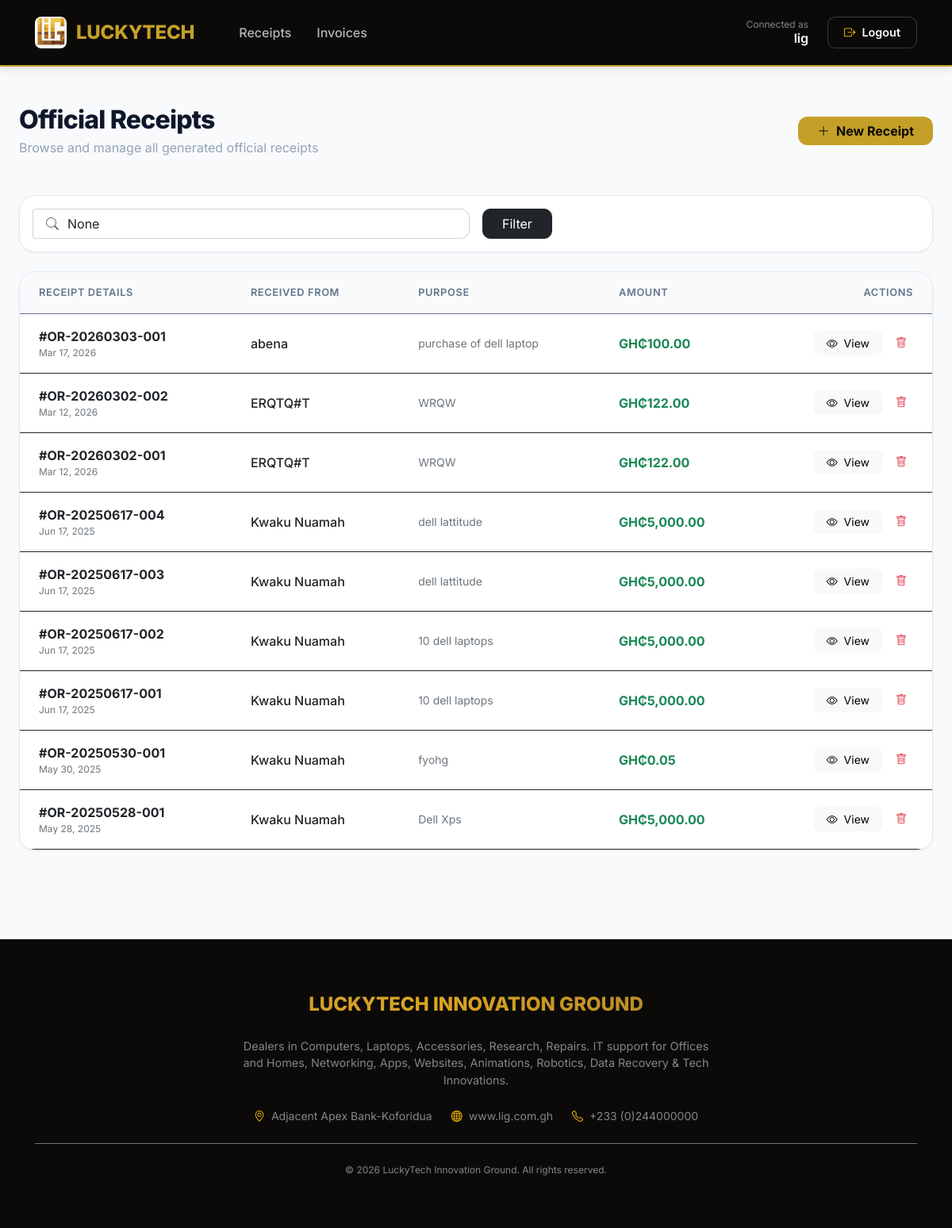
Page /receipts/ (signed in) on the committed database.
### home/models.py (models this page shows, shortened)
class OfficialReceipt(models.Model):
    receipt_number = models.CharField(max_length=20, unique=True, editable=False)
    date_created = models.DateTimeField(default=timezone.now)
    date = models.DateField()
    received_from = models.CharField(max_length=255)
    amount = models.DecimalField(max_digits=10, decimal_places=2)
    purpose = models.TextField()
    model_no = models.CharField(max_length=100, blank=True, null=True)
    cash_cheque_no = models.CharField(max_length=100, blank=True, null=True)
    serial_no = models.CharField(max_length=100, blank=True, null=True)
    ghc = models.CharField(max_length=100, blank=True, null=True)
    manager_sign = models.CharField(max_length=100, blank=True, null=True)
    created_by = models.CharField(max_length=100, default='System')
    notes = models.TextField(blank=True, null=True)
    class Meta:
        ordering = ['-date_created']
        verbose_name = 'Official Receipt'
        verbose_name_plural = 'Official Receipts'

### home/views.py (the view)
# urls.py: path('receipts/', login_required(views.receipt_list), name='receipt_list'),
def receipt_list(request):
    receipts_list = OfficialReceipt.objects.all()
    search_query = request.GET.get('search')
    if search_query:
        receipts_list = receipts_list.filter(
            Q(receipt_number__icontains=search_query) |
            Q(received_from__icontains=search_query) |
            Q(purpose__icontains=search_query)
        )
    paginator = Paginator(receipts_list, 10)  # Show 10 receipts per page
    page_number = request.GET.get('page')
    receipts = paginator.get_page(page_number)
    return render(request, 'home/receipt_list.html', {
        'receipts': receipts,
        'search_query': search_query
    })

### home/templates/home/receipt_list.html (shortened to what this page needs)
{% extends 'base.html' %}
{% load static humanize %}
{% block content %}
<div class="page-header d-flex justify-content-between align-items-center flex-wrap gap-3">
    <div>
        <h1 class="page-title h2 mb-1">Official Receipts</h1>
        <p class="page-subtitle mb-0">Browse and manage all generated official receipts</p>
    </div>
    <div class="header-actions d-flex gap-2">
        <a href="{% url 'home:official_receipt' %}" class="btn btn-warning fw-700 px-4"
            style="border-radius: 12px; background: var(--primary-gold); border: none; color: var(--charcoal);">
            <i class="bi bi-plus-lg me-2"></i>New Receipt
        </a>
    </div>
</div>
<div class="dashboard-card mb-4 p-3">
    <form method="get" class="row g-3 align-items-center">
        <div class="col-md-8 col-lg-6">
            <div class="input-group">
                <span class="input-group-text bg-white border-end-0 text-muted ps-3">
                    <i class="bi bi-search"></i>
                </span>
                <input type="text" name="search" class="form-control border-start-0 ps-0"
                    placeholder="Search by recipient, number, or purpose..." value="{{ search_query }}"
                    style="border-radius: 0 12px 12px 0;">
            </div>
        </div>
        <div class="col-md-4 col-lg-3 d-flex gap-2">
            <button type="submit" class="btn btn-dark px-4" style="border-radius: 10px;">Filter</button>
        </div>
    </form>
</div>
{% if receipts %}
<div class="dashboard-card p-0 overflow-hidden">
    <div class="table-responsive">
        <table class="table table-hover align-middle mb-0 activity-table border-0" style="border-radius: 0;">
            <thead class="bg-light">
                <tr>
                    <th class="ps-4">Receipt Details</th>
                    <th>Received From</th>
                    <th>Purpose</th>
                    <th>Amount</th>
                    <th class="text-end pe-4">Actions</th>
                </tr>
            </thead>
            <tbody class="border-top-0">
                {% for receipt in receipts %}
                <tr>
                    <td class="ps-4">
                        <div class="fw-700 text-dark">#{{ receipt.receipt_number }}</div>
                        <div class="text-muted x-small">{{ receipt.date|date:"M d, Y" }}</div>
                    </td>
                    <td>
                        <div class="fw-500">{{ receipt.received_from|truncatechars:35 }}</div>
                    </td>
                    <td>
                        <div class="text-muted small">{{ receipt.purpose|truncatechars:45 }}</div>
                    </td>
                    <td>
                        <div class="fw-700 text-success">GH₵{{ receipt.amount|floatformat:2|intcomma }}</div>
                    </td>
                    <td class="text-end pe-4">
                        <div class="d-flex justify-content-end gap-2">
                            <a href="{% url 'home:receipt_detail' receipt.id %}" class="btn btn-light btn-sm px-3"
                                style="border-radius: 8px;">
                                <i class="bi bi-eye me-1"></i> View
                            </a>
                            <form action="{% url 'home:delete_receipt' receipt.id %}" method="post"
                                style="display:inline;"
                                onsubmit="return confirm('Securely delete this receipt? This action cannot be undone.');">
                                <button type="submit" class="btn btn-outline-danger btn-sm border-0"
                                    style="border-radius: 8px;">
                                    <i class="bi bi-trash"></i>
                                </button>
                            </form>
                        </div>
                    </td>
                </tr>
                {% endfor %}
            </tbody>
        </table>
    </div>
</div>
{% endif %}
{% endblock %}

### templates/base.html (shortened to what this page needs)
<!DOCTYPE html>
<html lang="en">
<head>
    {% load static %}
    <link href="https://cdn.jsdelivr.net/npm/bootstrap@5.1.3/dist/css/bootstrap.min.css" rel="stylesheet">
    <link rel="stylesheet" href="https://cdn.jsdelivr.net/npm/bootstrap-icons@1.8.1/font/bootstrap-icons.css">
</head>
<body>
    <nav class="navbar navbar-expand-lg navbar-dark sticky-top">
        <div class="container-fluid">
            <a class="navbar-brand" href="{% url 'home:index' %}">
                <img src="{% static 'images/logo.jpg' %}" alt="LuckyTech Logo" class="navbar-logo">
                <span>LUCKYTECH</span>
            </a>
            <div class="collapse navbar-collapse" id="navbarNav">
                <ul class="navbar-nav me-auto mb-2 mb-lg-0 ms-lg-4">
                    <li class="nav-item">
                        <a class="nav-link px-3" href="{% url 'home:receipt_list' %}">Receipts</a>
                    </li>
                    <li class="nav-item">
                        <a class="nav-link px-3" href="{% url 'home:invoice_list' %}">Invoices</a>
                    </li>
                </ul>
                <div class="d-flex align-items-center gap-4">
                    <div class="text-white-50 d-none d-lg-block text-end">
                        <small class="d-block mb-0" style="font-size: 0.75rem;">Connected as</small>
                        <div class="text-white fw-600" style="margin-top: -4px;">{{ user.username }}</div>
                    </div>
                    <form method="post" action="{% url 'accounts:logout' %}">
                        <button type="submit" class="logout-btn">
                            <i class="bi bi-box-arrow-right me-2 text-warning"></i>Logout
                        </button>
                    </form>
                </div>
            </div>
        </div>
    </nav>
    <div class="dashboard-wrapper">
        {% block content %}
        {% endblock %}
    </div>
    <footer>
        <div class="container text-center">
            <div class="footer-logo gold-gradient-text">LUCKYTECH INNOVATION GROUND</div>
            <p class="footer-detail mx-auto mb-4">
                Dealers in Computers, Laptops, Accessories, Research, Repairs. IT support for Offices and Homes,
                Networking,
                Apps, Websites, Animations, Robotics, Data Recovery & Tech Innovations.
            </p>
            <div class="d-flex flex-wrap justify-content-center gap-4 text-white-50 small mb-4">
                <span><i class="bi bi-geo-alt me-2 text-warning"></i>Adjacent Apex Bank-Koforidua</span>
                <a href="http://www.lig.com.gh" target="_blank" class="text-white-50 text-decoration-none">
                    <i class="bi bi-globe me-2 text-warning"></i>www.lig.com.gh
                </a>
                <span><i class="bi bi-telephone me-2 text-warning"></i>+233 (0)244000000</span>
            </div>
            <div class="pt-4 border-top border-secondary text-white-50 x-small" style="font-size: 0.75rem;">
                &copy; {% now "Y" %} LuckyTech Innovation Ground. All rights reserved.
            </div>
        </div>
    </footer>
</body>
</html>

### templates/base.html (style rules this page uses)
:root { --primary-gold: #c5a028; --light-gold: #fcf6ba; --dark-gold: #8e6e1d; --charcoal: #0c0a09; --glass-white: rgba(255, 255, 255, 0.03); --border-gold: rgba(191, 149, 63, 0.2); --text-muted: #94a3b8; }
body { font-family: 'Inter', sans-serif; background-color: #f8fafc; color: #1e293b; margin: 0; overflow-x: hidden; }
.navbar { background-color: var(--charcoal); padding: 1rem 2rem; border-bottom: 2px solid var(--primary-gold); box-shadow: 0 4px 12px rgba(0, 0, 0, 0.1); }
.navbar-brand { display: flex; align-items: center; gap: 12px; color: var(--primary-gold) !important; font-weight: 800; letter-spacing: -0.01em; font-size: 1.5rem; }
.navbar-logo { width: 40px; height: 40px; border-radius: 8px; object-fit: contain; }
.nav-link { color: rgba(255, 255, 255, 0.7) !important; font-weight: 500; transition: all 0.2s; }
.logout-btn { background: transparent; border: 1px solid rgba(255, 255, 255, 0.2); color: #f8fafc; padding: 0.5rem 1.25rem; border-radius: 10px; font-size: 0.9rem; font-weight: 600; transition: all 0.2s; }
.dashboard-wrapper { padding: 3rem 1.5rem; max-width: 1400px; margin: 0 auto; }
.page-header { margin-bottom: 3rem; }
.page-title { font-weight: 800; color: #0f172a; letter-spacing: -0.025em; }
.page-subtitle { color: var(--text-muted); font-weight: 400; }
.dashboard-card { background: white; border-radius: 20px; border: 1px solid #e2e8f0; box-shadow: 0 1px 3px rgba(0, 0, 0, 0.05); transition: all 0.3s cubic-bezier(0.4, 0, 0.2, 1); overflow: hidden; height: 100%; text-decoration: none; color: inherit; display: flex; flex-direction: column; }
.activity-table { border-radius: 16px; overflow: hidden; border: 1px solid #e2e8f0; }
.activity-table th { background: #f8fafc; color: #64748b; font-weight: 600; font-size: 0.8rem; text-transform: uppercase; letter-spacing: 0.05em; padding: 1rem 1.5rem; }
.activity-table td { padding: 1rem 1.5rem; vertical-align: middle; }
.gold-gradient-text { background: linear-gradient(135deg, #bf953f 0%, #daa520 45%, #b38728 75%, #aa771c 100%); -webkit-background-clip: text; background-clip: text; -webkit-text-fill-color: transparent; }
footer { background: var(--charcoal); color: white; padding: 4rem 2rem; margin-top: 4rem; }
.footer-logo { font-weight: 800; font-size: 1.5rem; margin-bottom: 1.5rem; }
.footer-detail { color: rgba(255, 255, 255, 0.5); font-size: 0.9rem; max-width: 600px; }

### home/templates/home/receipt_list.html (style rules this page uses)
.fw-700 { font-weight: 700; }
.fw-600 { font-weight: 600; }
.fw-500 { font-weight: 500; }
.x-small { font-size: 0.75rem; }
.bg-light { background-color: #f8fafc !important; }

### rows in the picture
OfficialReceipt: receipt_number "OR-20260303-001", date "Mar 17, 2026", received_from "abena", purpose "purchase of dell laptop", amount "100.00"
OfficialReceipt: receipt_number "OR-20260302-002", date "Mar 12, 2026", received_from "ERQTQ#T", purpose "WRQW", amount "122.00"
OfficialReceipt: receipt_number "OR-20260302-001", date "Mar 12, 2026", received_from "ERQTQ#T", purpose "WRQW", amount "122.00"
OfficialReceipt: receipt_number "OR-20250617-004", date "Jun 17, 2025", received_from "Kwaku Nuamah", purpose "dell lattitude", amount "5,000.00"
OfficialReceipt: receipt_number "OR-20250617-003", date "Jun 17, 2025", received_from "Kwaku Nuamah", purpose "dell lattitude", amount "5,000.00"
OfficialReceipt: receipt_number "OR-20250617-002", date "Jun 17, 2025", received_from "Kwaku Nuamah", purpose "10 dell laptops", amount "5,000.00"
OfficialReceipt: receipt_number "OR-20250617-001", date "Jun 17, 2025", received_from "Kwaku Nuamah", purpose "10 dell laptops", amount "5,000.00"
OfficialReceipt: receipt_number "OR-20250530-001", date "May 30, 2025", received_from "Kwaku Nuamah", purpose "fyohg", amount "0.05"
OfficialReceipt: receipt_number "OR-20250528-001", date "May 28, 2025", received_from "Kwaku Nuamah", purpose "Dell Xps", amount "5,000.00"

### other values in the picture
{{ user.username }} "lig"
